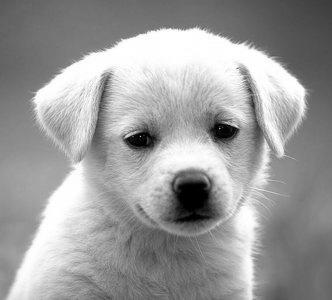
#> input picture FrequencyFilter/images/img0.jpg, 332 x 300 px
$ python FourierTransform.py
#> lines starting #> are read from the running program, lines starting #| are printed output that depends on the picture
import numpy as np
import cv2
import matplotlib.pyplot as plt

img=cv2.imread('./images/img0.jpg',0)
#> img is the input picture: shape (300, 332); min 0, max 255, mean 155.7

img=(img-np.min(img))/(np.max(img)-np.min(img))
plt.imshow(img,cmap='gray')
plt.title('Original')
plt.xticks([])
plt.yticks([])
plt.show()

ft=np.fft.fft2(img)
fshift=np.fft.fftshift(ft)
m_s=20*np.log(np.abs(fshift)) #magnitudeSpectrum #همون دامنه ماست.#DomainofImage
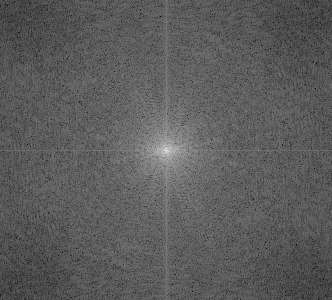
#> m_s: shape (300, 332) float64; min -64.59, max 220.3, mean 38.4; drawn with min black and max white
plt.subplot(121),plt.imshow(img, cmap = 'gray')
plt.title('Input Image'), plt.xticks([]), plt.yticks([])
plt.subplot(122),plt.imshow(m_s, cmap = 'gray')
plt.title('Magnitude Spectrum'), plt.xticks([]), plt.yticks([])
plt.show()
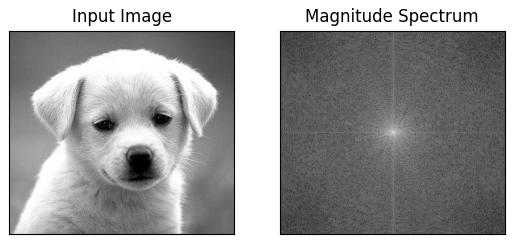
#> figure drawn by matplotlib, 2 panels

#------------------Phase-------------------
phase=np.angle(fshift) #محاسبه فاز
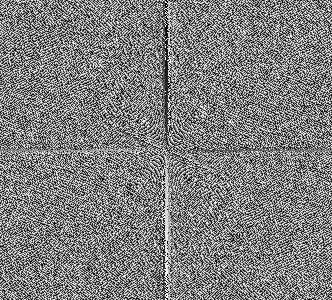
#> phase: shape (300, 332) float64; min -3.14, max 3.14, mean -3.15e-05; drawn with min black and max white
plt.subplot(121),plt.imshow(img, cmap = 'gray')
plt.title('Input Image'), plt.xticks([]), plt.yticks([])
plt.subplot(122),plt.imshow(phase, cmap = 'gray')
plt.title('Phase'), plt.xticks([]), plt.yticks([])
plt.show()
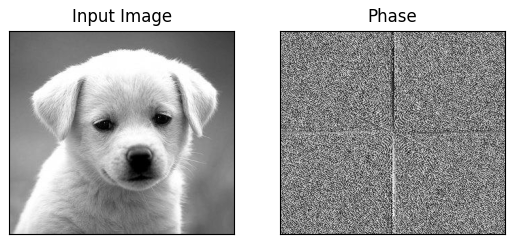
#> figure drawn by matplotlib, 2 panels

#تا اینجا numpy بود و حالا همینا رو با cv2

dft = cv2.dft(np.float32(img),flags = cv2.DFT_COMPLEX_OUTPUT) #خروجی را به صورت complex به من برگردان
dft_shift = np.fft.fftshift(dft) #شیفت دادن تصویر
magnitude_spectrum = 20*np.log(cv2.magnitude(dft_shift[:,:,0],dft_shift[:,:,1]))#در صفحه سوم بعد سوم 0 و 1 دارند real  و imaginary را نمایش میدهند
phase = cv2.phase(dft_shift[:,:,0],dft_shift[:,:,1])
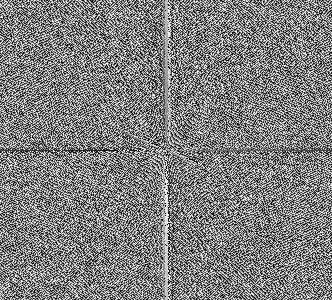
#> phase: shape (300, 332) float32; min 7.41e-08, max 6.28, mean 3.14; drawn with min black and max white
plt.subplot(121),plt.imshow(img, cmap = 'gray')
plt.title('Input Image'), plt.xticks([]), plt.yticks([])
plt.subplot(122),plt.imshow(magnitude_spectrum, cmap = 'gray')
plt.title('Magnitude Spectrum'), plt.xticks([]), plt.yticks([])
plt.show()
plt.subplot(121),plt.imshow(img, cmap = 'gray')
plt.title('Input Image'), plt.xticks([]), plt.yticks([])
plt.subplot(122),plt.imshow(phase, cmap = 'gray')
plt.title('Phase'), plt.xticks([]), plt.yticks([])
plt.show()

#fft2img
ft=np.fft.fft2(img)
fshift=np.fft.fftshift(ft)
m_s=20*np.log(np.abs(fshift))
img2=np.real(np.fft.ifft2(np.fft.ifftshift(fshift)))
plt.subplot(121),plt.imshow(img, cmap = 'gray')
plt.title('Input Image'), plt.xticks([]), plt.yticks([])
plt.subplot(122),plt.imshow(m_s, cmap = 'gray')
plt.title('Phase'), plt.xticks([]), plt.yticks([])
plt.show()
plt.subplot(121),plt.imshow(img, cmap = 'gray')
plt.title('Input Image'), plt.xticks([]), plt.yticks([])
plt.subplot(122),plt.imshow(img2, cmap = 'gray')
plt.title('Phase'), plt.xticks([]), plt.yticks([])
plt.show()

$ run again, with FrequencyFilter/images/img1.jpg copied over FrequencyFilter/images/img0.jpg
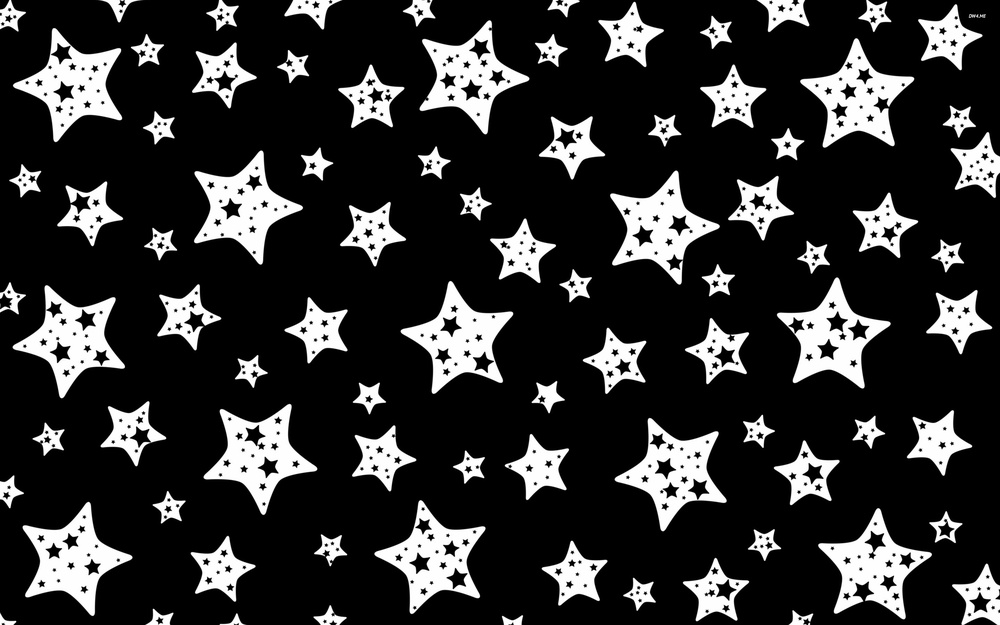
#> input picture FrequencyFilter/images/img1.jpg, 1000 x 625 px, shrunk from 2880 x 1800 before the run
#> img is the input picture: shape (625, 1000); min 0, max 255, mean 49.8
#> `m_s=20*np.log(np.abs(fshift))`:
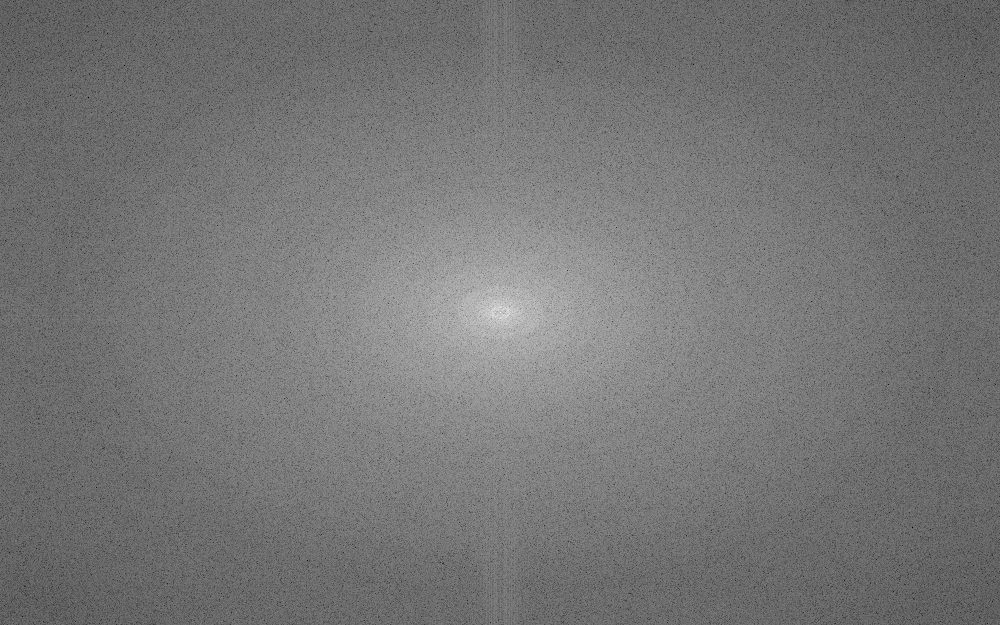
#> m_s: shape (625, 1000) float64; min -63.7, max 234.3, mean 74.1; drawn with min black and max white
#> `phase = cv2.phase(dft_shift[:,:,0],dft_shift[:,:,1])`:
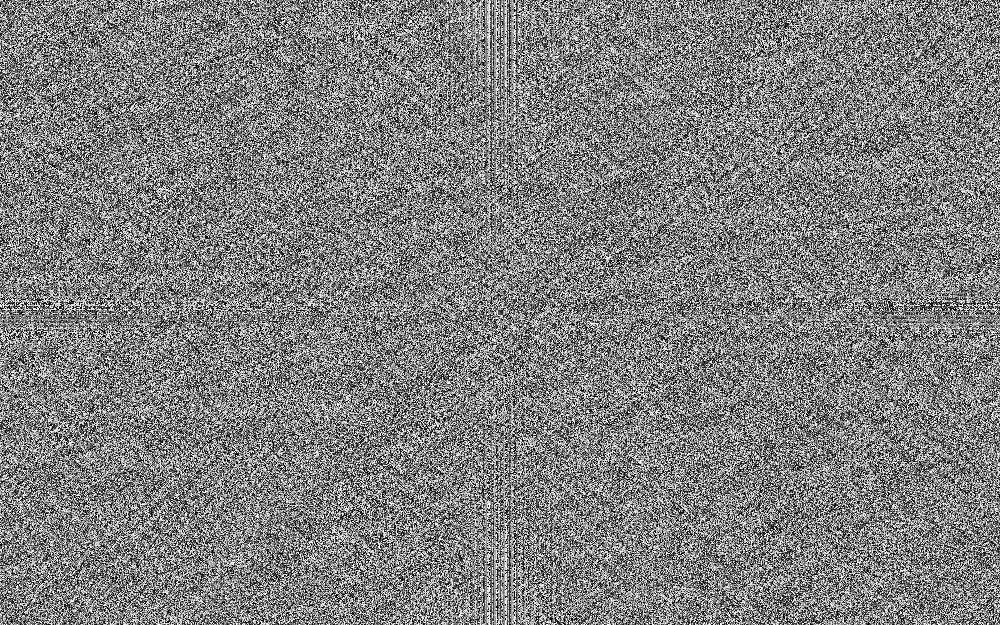
#> phase: shape (625, 1000) float32; min 8.9e-06, max 6.28, mean 3.15; drawn with min black and max white
